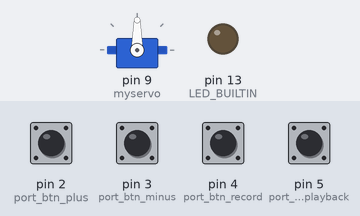
A sketch run on a simulated Arduino Uno, built with avr-gcc and run on an emulated ATmega328P. Parts: servo, output pins drawn as LEDs (lit = HIGH). The test bench sets the inputs (shaded band); at power-on: pin 2 (port_btn_plus), pin 3 (port_btn_minus), pin 4 (port_btn_record), pin 5 (port_btn_playback) HIGH. What the sketch prints to the serial monitor is not drawn.

Above: at 1.2 s.
1.3 s: pin 5 (port_btn_playback) pulled LOW for 0.15 s
At 4.0 s:
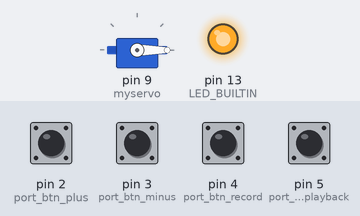
4.3 s: pin 2 (port_btn_plus) pulled LOW for 1 s
At 6.8 s:
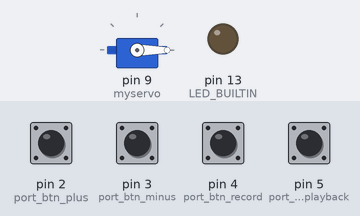
7.5 s: pin 5 (port_btn_playback) pulled LOW for 1 s
At 10.86 s:
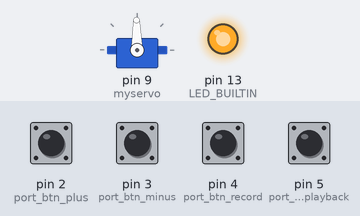
10.9 s: pin 5 (port_btn_playback) pulled LOW for 0.15 s
At 11.86 s:
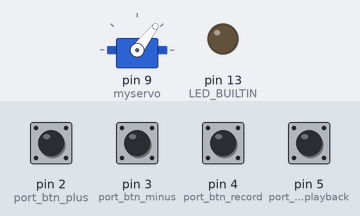
14.0 s: pin 4 (port_btn_record) pulled LOW for 1 s
At 16.13 s:
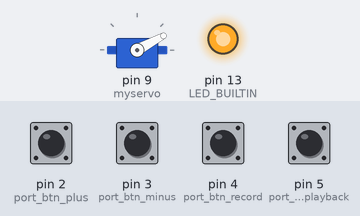
Timing chart, 0 to 18.1 s (numbered marks = the images above; inputs shaded):
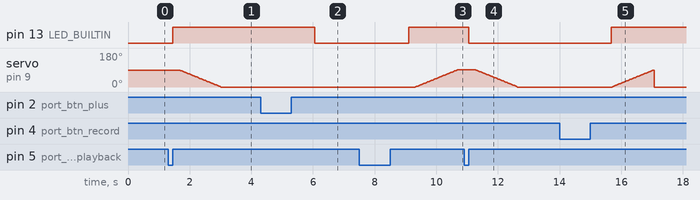

Measured:
- after the input at 1.3 s, pin 13 (LED_BUILTIN): LOW → HIGH after 0.15 s; servo on pin 9 (myservo): moves from 90° to 0° over 1.3 s, starting after 0.37 s
- after the input at 4.3 s, pin 13 (LED_BUILTIN): HIGH → LOW after 1.8 s
- after the input at 7.5 s, pin 13 (LED_BUILTIN): LOW → HIGH after 1.6 s; servo on pin 9 (myservo): moves from 0° to 91° over 1.4 s, starting after 1.8 s
- after the input at 10.9 s, pin 13 (LED_BUILTIN): HIGH → LOW after 0.16 s; servo on pin 9 (myservo): moves from 91° to 0° over 1.4 s, starting after 0.38 s
- after the input at 14.0 s, pin 13 (LED_BUILTIN): LOW → HIGH after 1.7 s; servo on pin 9 (myservo): rises from 0° to 90° in 1.3 s, then falls to 0° in 0.03 s

The sketch:

sketch_nov05a.ino
```cpp
#include <Servo.h>

Servo myservo;

int pos = 90;
int old_pos = 0;

const byte port_btn_plus = 2;
const byte port_btn_minus = 3;
const byte port_btn_record = 4;
const byte port_btn_playback = 5;

bool state_LED_BUILTIN = LOW;
bool old_state_LED_BUILTIN = LOW;
bool old_state_btn_plus = LOW;
bool old_state_btn_minus = LOW;
bool old_state_btn_record = LOW;
bool old_state_btn_playback = LOW;

unsigned long timer_btn_plus = 0;
unsigned long timer_btn_minus = 0;
unsigned long timer_btn_record = 0;
unsigned long timer_btn_playback = 0;

int myservo_array_value[100];

bool flag_record = false;
bool flag_playback = false;
bool flag_clear_array_myservo_value = false;
int pos_myservo_array_value = 0; // позиция ячейки массива для записи
int number_of_values_in_the_myservo_array = 0;
bool departure_from_the_current_position_to_the_initial_one = false;

void btn_control(){
  bool state_btn_plus = digitalRead(port_btn_plus);
  if((!old_state_btn_plus)&&(state_btn_plus)&&(millis()-timer_btn_plus >= 200)){
    state_LED_BUILTIN = !state_LED_BUILTIN;
    digitalWrite(LED_BUILTIN, state_LED_BUILTIN);
    timer_btn_plus = millis();

    pos++;
    if(pos>180){
      pos=180;
    }
    Serial.println(pos);

    departure_from_the_current_position_to_the_initial_one = false; // перед воспроизведением необходимо уехать из текущего положения в начальную точку воспроизведения
  }
  old_state_btn_plus = state_btn_plus;

  bool state_btn_minus = digitalRead(port_btn_minus);
  if((!old_state_btn_minus)&&(state_btn_minus)&&(millis()-timer_btn_minus >= 200)){
    state_LED_BUILTIN = !state_LED_BUILTIN;
    digitalWrite(LED_BUILTIN, state_LED_BUILTIN);
    timer_btn_minus = millis();

    pos--;
    if(pos<0){
      pos=0;
    }
    Serial.println(pos);

    departure_from_the_current_position_to_the_initial_one = false; // перед воспроизведением необходимо уехать из текущего положения в начальную точку воспроизведения
  }
  old_state_btn_minus = state_btn_minus;

  bool state_btn_record = digitalRead(port_btn_record);
  if((!old_state_btn_record)&&(state_btn_record)&&(millis()-timer_btn_record >= 200)){
    state_LED_BUILTIN = !state_LED_BUILTIN;
    digitalWrite(LED_BUILTIN, state_LED_BUILTIN);
    timer_btn_record = millis();

    flag_record = !flag_record;
    Serial.println(flag_record?"RECORD: TRUE":"RECORD: FALSE");

  }
  old_state_btn_record = state_btn_record;

  bool state_btn_playback = digitalRead(port_btn_playback);
  if((!old_state_btn_playback)&&(state_btn_playback)&&(millis()-timer_btn_playback >= 200)){
    state_LED_BUILTIN = !state_LED_BUILTIN;
    digitalWrite(LED_BUILTIN, state_LED_BUILTIN);
    timer_btn_playback = millis();

    flag_clear_array_myservo_value = false;
    number_of_values_in_the_myservo_array = 0; // здесь обнулить?
    for(int i=0;i<100;++i){
      if(myservo_array_value[i]!=-1){
        number_of_values_in_the_myservo_array++;
      }
    }
    Serial.print("number_of_values_in_the_myservo_array=");
    Serial.println(number_of_values_in_the_myservo_array);
    for(int i=0;i<number_of_values_in_the_myservo_array;++i){
      Serial.print(myservo_array_value[i]);
      Serial.print(" ");
    }
    Serial.println();

    flag_playback = !flag_playback;
    Serial.println(flag_playback?"PLAYBACK: TRUE":"PLAYBACK: FALSE");
  }
  old_state_btn_playback = state_btn_playback;
}

void setup() {
  myservo.attach(9);

  Serial.begin(9600);

  pinMode(port_btn_plus, INPUT_PULLUP);
  pinMode(port_btn_minus, INPUT_PULLUP);
  pinMode(port_btn_record, INPUT_PULLUP);
  pinMode(port_btn_playback, INPUT_PULLUP);
  pinMode(LED_BUILTIN, OUTPUT);
}

void loop() {
  btn_control();
  if(!flag_playback){
    //этот блок кода нужен для ситуации, когда воспроизведение закончено, при этом сбрасывается флаг flag_playback и система мгновенно устремляется в позицию по энкодеру
    if(myservo.read()<pos){
        for(int i = myservo.read(); i<=pos; i++){
          myservo.write(i);
          delay(15);
        }
      }else{
        for(int i = myservo.read(); i>=pos; i--){
          myservo.write(i);
          delay(15);
        }
      }
    //--------------------------------------------------------------------------------------------------------------------------------------------------------------------
    //myservo.write(pos);
  }

  if(flag_record){
    if(!flag_clear_array_myservo_value){
      flag_clear_array_myservo_value = true; // присвою значение "ложь" при старте цикла воспроизведения
      pos_myservo_array_value = 0; // сбрасываю ячейку для записи в массив
      for(int i = 0; i<100; i++){
        myservo_array_value[i] = -1; // необходимо проверить не принимает ли библиотека такое значение???
      }
    }
    if(old_pos != pos){
      old_pos = pos;
      myservo_array_value[pos_myservo_array_value] = pos;
      pos_myservo_array_value++;
    }
  }

  if(flag_playback){

    //для плавного выезда в начальную точку воспроизведения----------
    //if(!departure_from_the_current_position_to_the_initial_one){
      //departure_from_the_current_position_to_the_initial_one = true;
      if(myservo.read()<myservo_array_value[0]){
        for(int i = myservo.read(); i<myservo_array_value[0]; i++){
          myservo.write(i);
          delay(15);
        }
      }else{
        for(int i = myservo.read(); i>=myservo_array_value[0]; i--){
          myservo.write(i);
          delay(15);
        }
      }
    //}
    //---------------------------------------------------------------

    for(int i = 0; i<number_of_values_in_the_myservo_array; i++){
      myservo.write(myservo_array_value[i]);
      delay(15);
    }
  }
  /*
  if (millis()%500==0){
    delay(5);
    Serial.println(pos);
  }
  */
}
```
